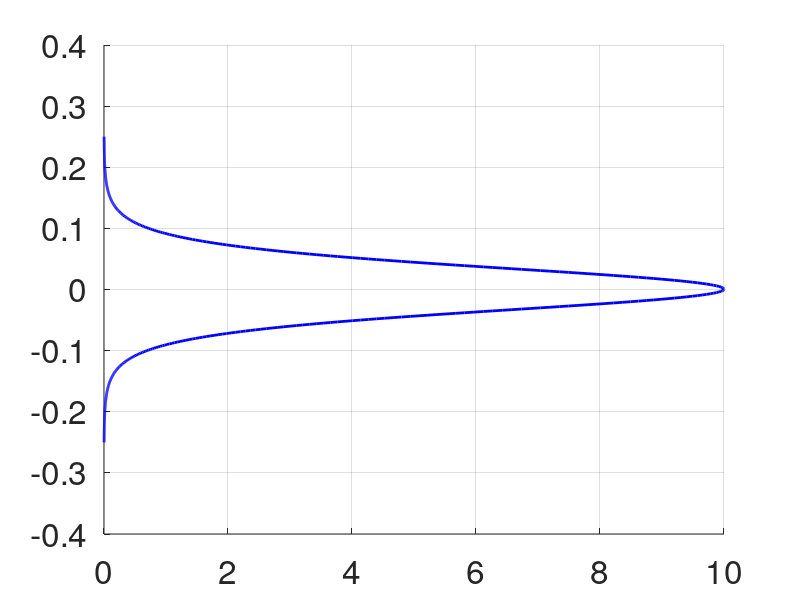

MATLAB code to generate this figure:
clear all
close all

E = linspace(-.25,.25,501);
dE = E(2) - E(1);
kT = 0.025;
Ef = 0;
V = 0;
mu1 = Ef + (V/2);
mu2 = Ef - (V/2);
f1 = 1./(1+exp((E-mu1)./kT));
f2 = 1./(1+exp((E-mu2)./kT));
FT = [0 diff(f1)];
FT = FT.*(-1/dE);
%dE*(sum(f1-f2))/V

hold on
h = plot(FT, E, 'b');
set(h, 'linewidth', [2.0])
set(gca, 'Fontsize', [24])
grid on
